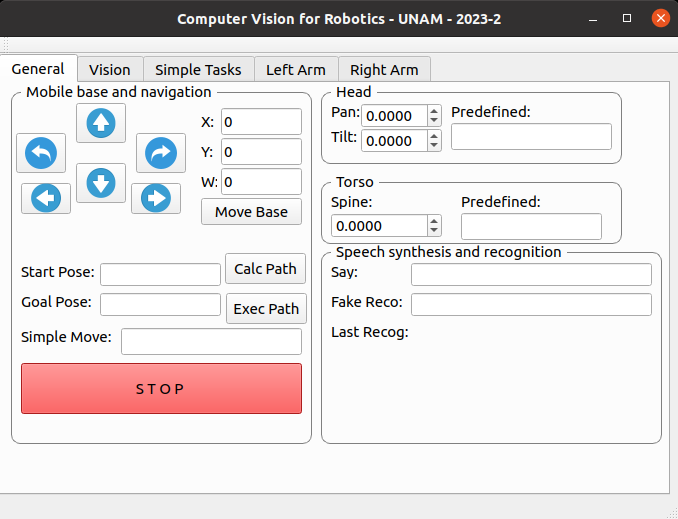
#> input picture Diapositivas/Codes/gui.png, 678 x 519 px
$ python Exercise01.py
#> lines starting #> are read from the running program, lines starting #| are printed output that depends on the picture
import cv2
import numpy as np

def main():
    img_baboon = cv2.imread('gui.png')
#> img_baboon is the input picture: shape (519, 678, 3); mean B, G, R 223.5, 223, 227.2
    print(type(img_baboon))
#| <class 'numpy.ndarray'>
    print(img_baboon.shape)
#| (519, 678, 3)
    img_blank  = np.zeros((512, 512, 3), np.uint8)
    img_blank[300,300] = [0,0,255]
    img_blank[128:256,0:256] = 255*np.ones((128, 256, 3), np.uint8)
    img_roi    = img_baboon[120:360, 160:480]
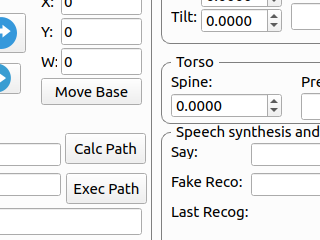
#> img_roi: shape (240, 320, 3); mean B, G, R 238.5, 238.1, 237.3
    cv2.imshow("BGR Image", img_baboon)
    cv2.imshow("Blank image", img_blank)
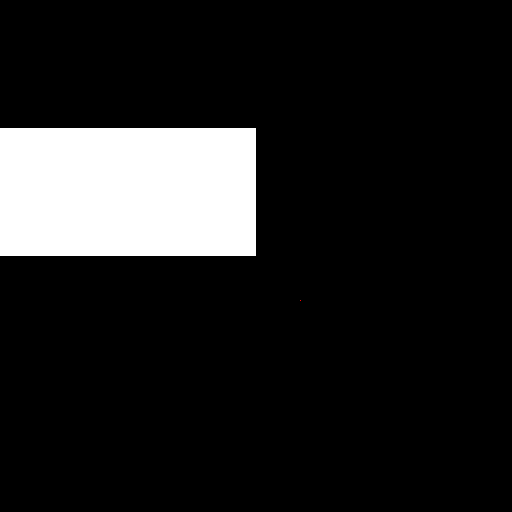
#> window 'Blank image': shape (512, 512, 3); mean B, G, R 31.9, 31.9, 31.9
    cv2.imshow("Region of Interest", img_roi)
    cv2.waitKey(0) #Importante,
    #espera una tecla del usuario por cierto tiempo
    #En este caso al escribir 0 espera un tiempo infinito

if __name__ == '__main__':
    main()
